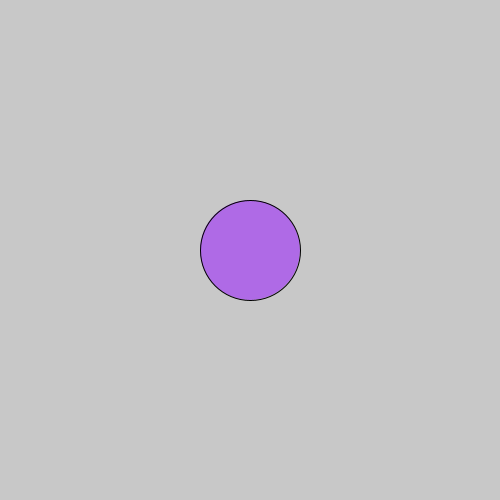
Frame 1 (no input)
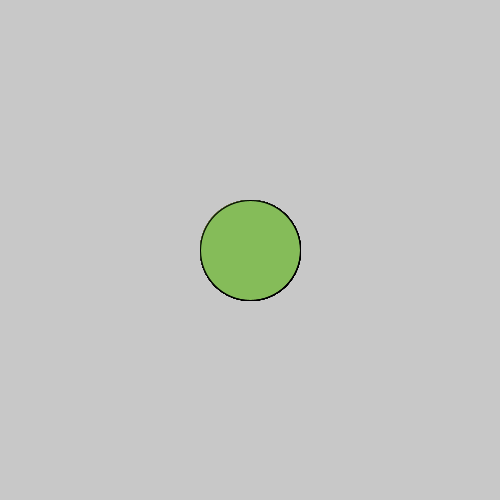
Frame 60 (the mouse pressed at the canvas centre just before this capture)
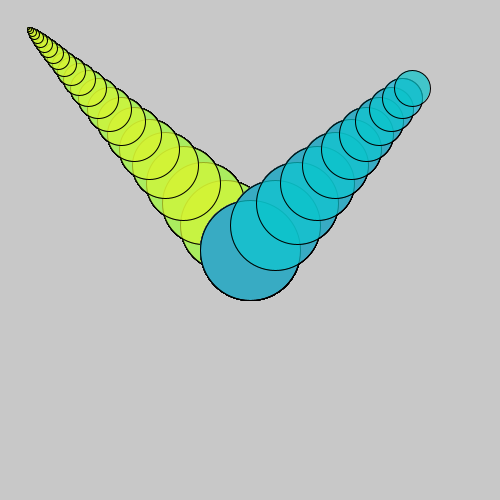
Frame 120 (the mouse held since frame 60 and released just before this capture)

The Processing sketch that drew these frames (run headless with seeded random() and noise(); from frame 60 on, the mouse is pressed at the canvas centre):

// Processing sketch: processing_52015
// ── processing_52015.pde

  int n;
  int switchdir;
  int startsize;
  int sizedim;
  int x;
  int y;
  float hyp;
  int divi = 1;
  int layers = 1;
void setup()
{
  background(200);
  n = 1;
  switchdir = 0;
  startsize = 50;
  sizedim = 500;
  x = sizedim/2;
  y = sizedim/2;
  size(500, 500);

}

void draw()
{
  smooth();
  fill(random(255), random(255), random(255), 180);
  draw_this(n, x, y, startsize, startsize);
  hyp = 30;
  for(int i = 1; i < layers; i++)
  draw_in_circle(x, y, i*hyp, divi);
delay(200);
  if(mousePressed){
    switchdir++;
    if(switchdir %50 == 0)
    n=1;
    n++;}
    
    
}
void draw_in_circle(int x, int y, float hyp, int divi)
{
  if(random(1) == 0)
  fill(random(255), random(255), random(255), 55);
  ellipse(x, y, startsize, startsize);
  for(float f = 0.0; f < 2 * PI; f += PI/divi)
  {
    ellipse(x+hyp*cos(f), y+hyp*sin(f), startsize/2, startsize/2);
}
}

void draw_this(int n, int x, int y, int xdim, int ydim)
{
  if(n != 0){
    if(random(1) == 0)
  fill(random(255), random(255), random(255), 55);
  ellipseMode(RADIUS);
  ellipse(x, y, xdim, ydim);
    if(switchdir < 50){
  draw_this(n-1, x - xdim/2, y- ydim/2, xdim*11/12, ydim*11/12);}
  else if(50 < switchdir && switchdir < 100){
  draw_this(n-1, x + xdim/2, y - ydim/2, xdim*11/12, ydim*11/12);}
  else if(100 < switchdir && switchdir < 150){
  draw_this(n-1, x + xdim/2, y + ydim/2, xdim*11/12, ydim*11/12);}
  else if(150 < switchdir && switchdir < 200)
  {
  draw_this(n-1, x - xdim/2, y + ydim/2, xdim*11/12, ydim*11/12);} 
  //setup();
}
}

void keyPressed(){
  if(keyCode == UP)
  divi++;
  else if(keyCode == DOWN)
    if(divi > 1)
      divi--;
      else{}
  else if(keyCode == LEFT)
  if(layers > 0)
    layers--;
    else{}
    else if(keyCode == RIGHT)
    if(layers < 20)
    layers++;
    else{}
    else if(keyCode == SHIFT)
    setup();
}
